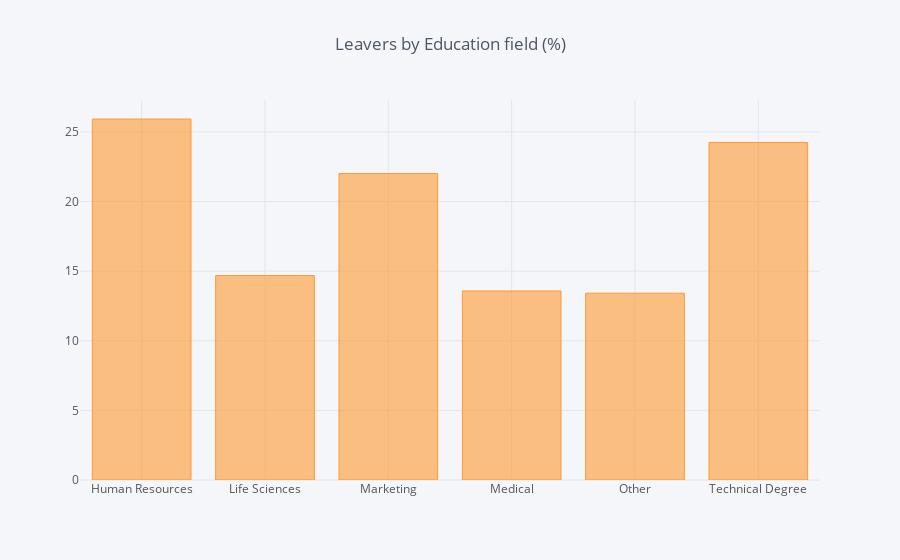

Notebook code cell kept with this figure:
### Code cell
#Educational Background areas

df_human_resources['EducationField'].value_counts()


df_EducationField = pd.DataFrame(columns=["EducationField", "% of Leavers"])
i = 0
for field in list(df_human_resources['EducationField'].unique()):
    ratio = (df_human_resources[(df_human_resources['EducationField']==field)&(df_human_resources['Attrition']=="Yes")].shape[0] / df_human_resources[df_human_resources["EducationField"]==field].shape[0])
    df_EducationField.loc[i] = (field, ratio*100)
    i += 1

df_EducationFieldGroup = df_EducationField.groupby(by="EducationField").sum()
df_EducationFieldGroup.iplot(kind='bar', title='Leavers by Education field (%)')

### Figure 1 — Plotly figure (JSON) as saved in the notebook; plotly's stock layout.template omitted (floating-point values rounded to 4 significant figures)
{"data": [{"marker": {"color": "rgba(255, 153, 51, 0.6)", "line": {"color": "rgba(255, 153, 51, 1.0)", "width": 1}}, "name": "% of Leavers", "orientation": "v", "text": "", "type": "bar", "uid": "72c2b714-452e-4356-b536-5507ee1986d5", "x": ["Human Resources", "Life Sciences", "Marketing", "Medical", "Other", "Technical Degree"], "y": [25.93, 14.69, 22.01, 13.58, 13.41, 24.24]}], "layout": {"legend": {"bgcolor": "#F5F6F9", "font": {"color": "#4D5663"}}, "paper_bgcolor": "#F5F6F9", "plot_bgcolor": "#F5F6F9", "title": {"font": {"color": "#4D5663"}, "text": "Leavers by Education field (%)"}, "xaxis": {"gridcolor": "#E1E5ED", "showgrid": true, "tickfont": {"color": "#4D5663"}, "title": {"font": {"color": "#4D5663"}, "text": ""}, "zerolinecolor": "#E1E5ED"}, "yaxis": {"gridcolor": "#E1E5ED", "showgrid": true, "tickfont": {"color": "#4D5663"}, "title": {"font": {"color": "#4D5663"}, "text": ""}, "zerolinecolor": "#E1E5ED"}}}
